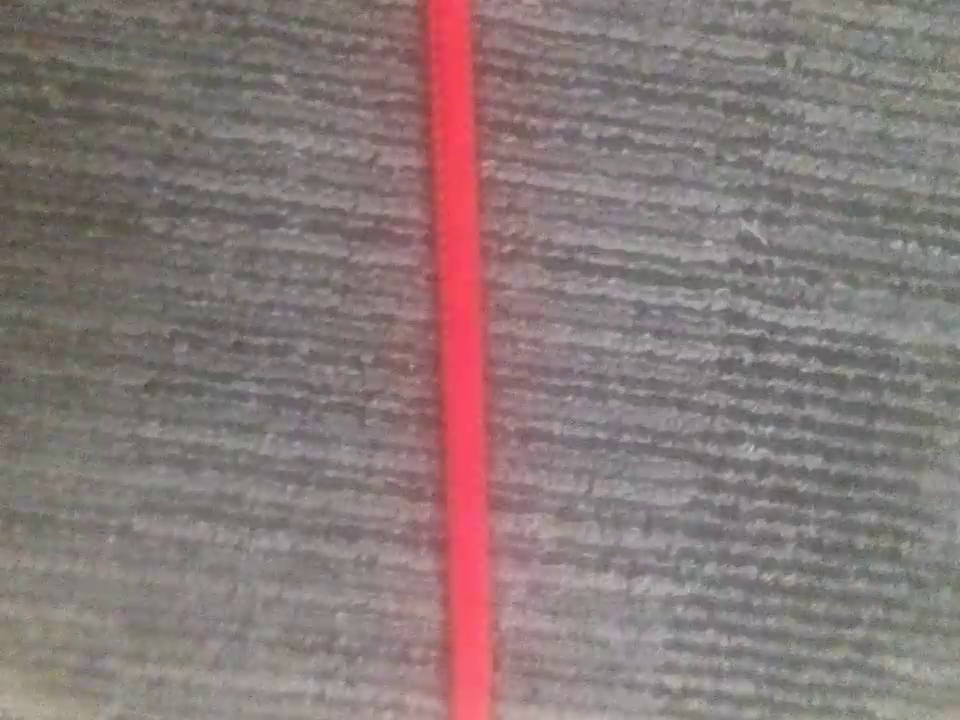
#> input picture picture10.png, 960 x 720 px
$ python test.py
#> lines starting #> are read from the running program, lines starting #| are printed output that depends on the picture; after the words box and inside, x2 and y2 are one past the last pixel; in counts of white or black regions, pixels touching at a corner belong together
import cv2
import numpy as np

def nothing(x):
    pass

# Load image
image = cv2.imread('picture10.png')
#> image is the input picture: shape (720, 960, 3); mean B, G, R 120.1, 120.8, 136.1

# Create a window
cv2.namedWindow('image')

# Create trackbars for color change
# Hue is from 0-179 for Opencv
cv2.createTrackbar('HMin', 'image', 0, 179, nothing)
#> slider 'HMin' is set to 35
cv2.createTrackbar('SMin', 'image', 0, 255, nothing)
#> slider 'SMin' is set to 51
cv2.createTrackbar('VMin', 'image', 0, 255, nothing)
#> slider 'VMin' is set to 51
cv2.createTrackbar('HMax', 'image', 0, 179, nothing)
#> slider 'HMax' is set to 179
cv2.createTrackbar('SMax', 'image', 0, 255, nothing)
#> slider 'SMax' is set to 255
cv2.createTrackbar('VMax', 'image', 0, 255, nothing)
#> slider 'VMax' is set to 255

# Set default value for Max HSV trackbars
cv2.setTrackbarPos('HMax', 'image', 179)
cv2.setTrackbarPos('SMax', 'image', 255)
cv2.setTrackbarPos('VMax', 'image', 255)

# Initialize HSV min/max values
hMin = sMin = vMin = hMax = sMax = vMax = 0
phMin = psMin = pvMin = phMax = psMax = pvMax = 0

while(1):
    # Get current positions of all trackbars
    hMin = cv2.getTrackbarPos('HMin', 'image')
    sMin = cv2.getTrackbarPos('SMin', 'image')
    vMin = cv2.getTrackbarPos('VMin', 'image')
    hMax = cv2.getTrackbarPos('HMax', 'image')
    sMax = cv2.getTrackbarPos('SMax', 'image')
    vMax = cv2.getTrackbarPos('VMax', 'image')

    # Set minimum and maximum HSV values to display
    lower = np.array([hMin, sMin, vMin])
    upper = np.array([hMax, sMax, vMax])

    # Convert to HSV format and color threshold
    hsv = cv2.cvtColor(image, cv2.COLOR_BGR2HSV)
#> hsv: shape (720, 960, 3); mean H, S, V 75.5, 28.9, 136.3
    mask = cv2.inRange(hsv, lower, upper)
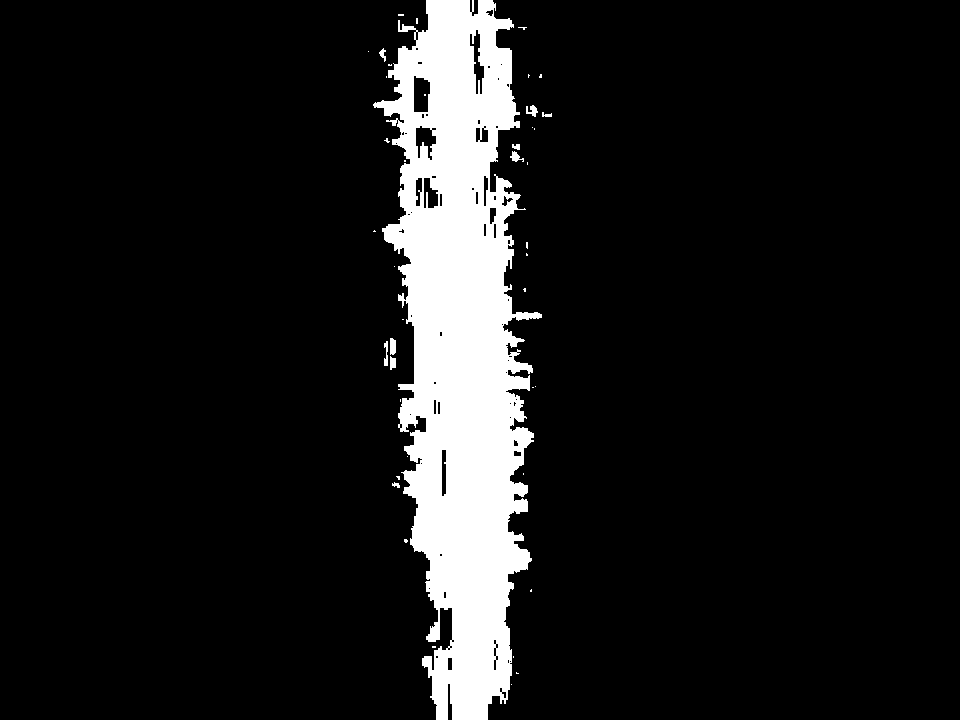
#> mask: shape (720, 960); 10.1% white; 42 white regions (32 under 20 px), largest, box (x1, y1, x2, y2) and area: (373, 0, 542, 720) 68806, (390, 338, 396, 355) 93, (526, 105, 538, 117) 82
    result = cv2.bitwise_and(image, image, mask=mask)
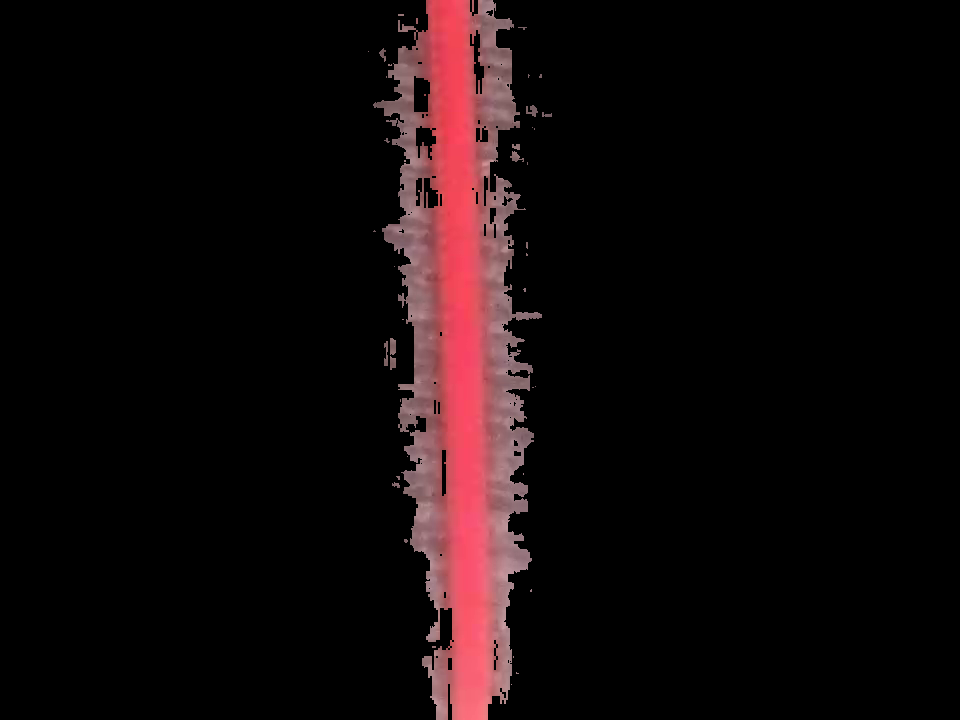
#> result: shape (720, 960, 3); mean B, G, R 10.6, 9.6, 18.9

    # Print if there is a change in HSV value
    if((phMin != hMin) | (psMin != sMin) | (pvMin != vMin) | (phMax != hMax) | (psMax != sMax) | (pvMax != vMax) ):
        print("(hMin = %d , sMin = %d, vMin = %d), (hMax = %d , sMax = %d, vMax = %d)" % (hMin , sMin , vMin, hMax, sMax , vMax))
        phMin = hMin
        psMin = sMin
        pvMin = vMin
        phMax = hMax
        psMax = sMax
        pvMax = vMax

    # Display result image
    cv2.imshow('image', result)
    if cv2.waitKey(10) & 0xFF == ord('q'):
#> (key q is pressed here)
        break

cv2.destroyAllWindows()

$ run again, with picture0.png copied over picture10.png
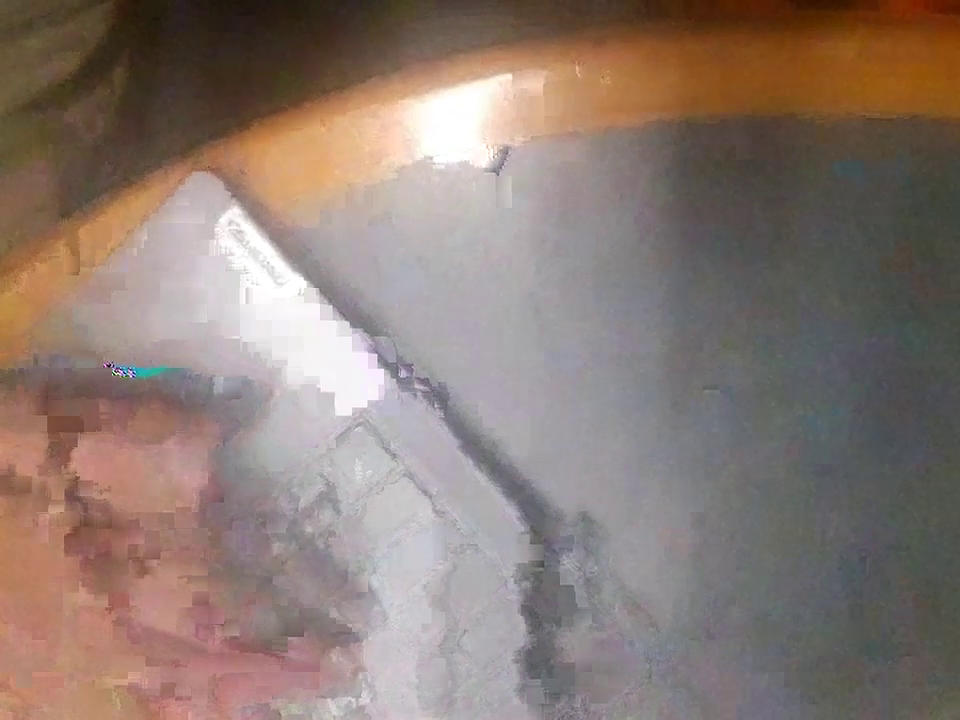
#> input picture picture0.png, 960 x 720 px
#> image is the input picture: shape (720, 960, 3); mean B, G, R 115.2, 122.9, 139.6
#> hsv: shape (720, 960, 3); mean H, S, V 69.4, 54.1, 141
#> `mask = cv2.inRange(hsv, lower, upper)`:
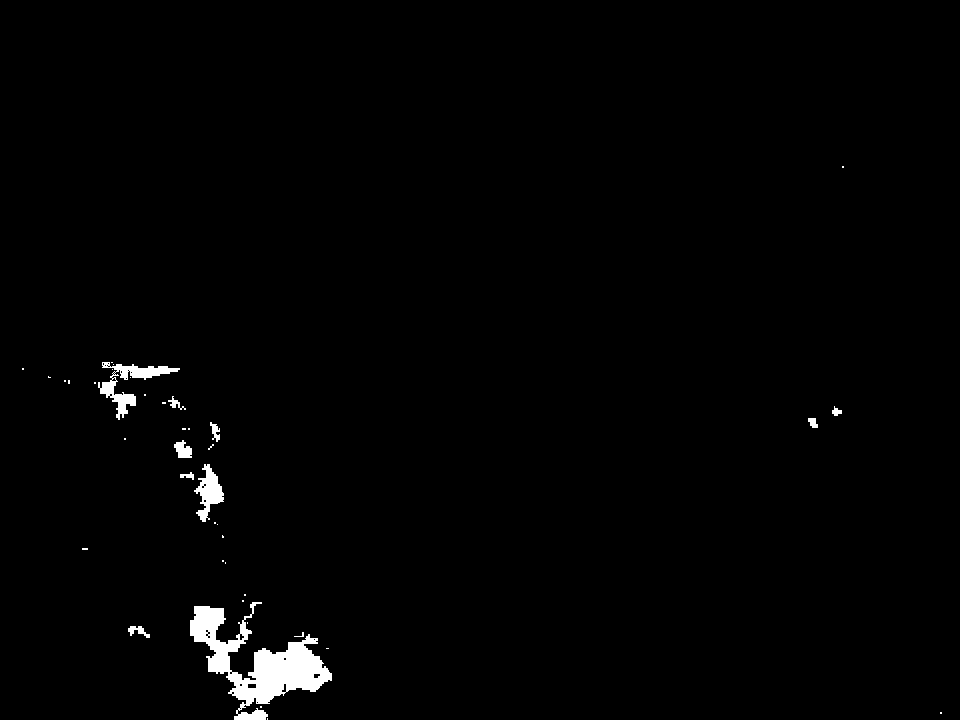
#> mask: shape (720, 960); 1.3% white; 40 white regions (30 under 20 px), largest, box (x1, y1, x2, y2) and area: (190, 602, 332, 720) 6050, (98, 362, 180, 420) 1211, (194, 464, 224, 522) 811

$ run again, with picture2.png copied over picture10.png
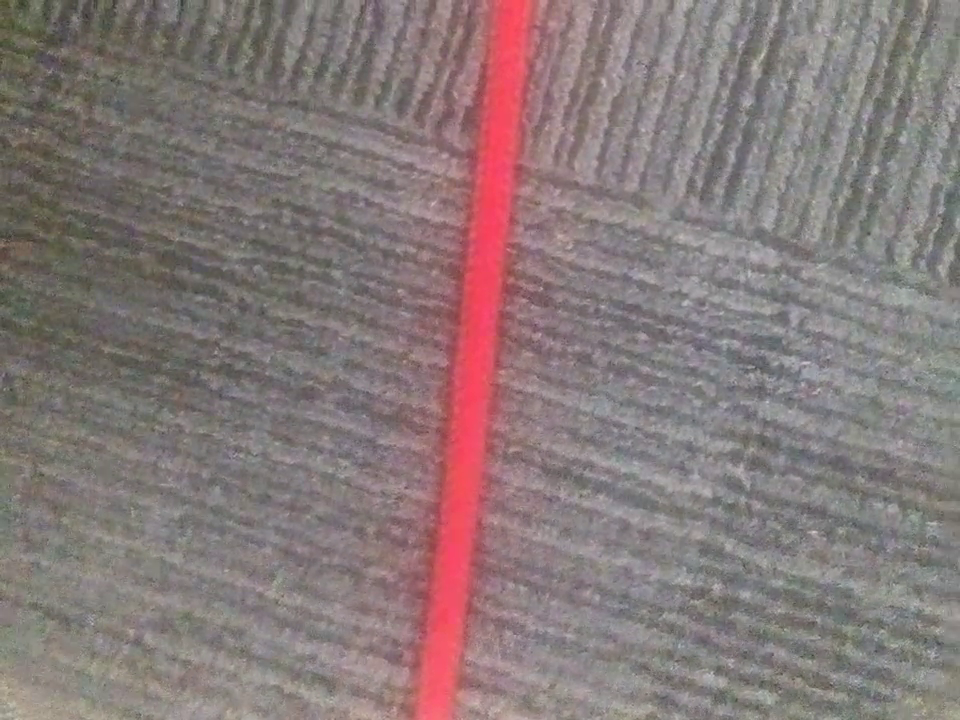
#> input picture picture2.png, 960 x 720 px
#> image is the input picture: shape (720, 960, 3); mean B, G, R 120.8, 121.2, 135.1
#> hsv: shape (720, 960, 3); mean H, S, V 81.1, 28.3, 135.8
#> `mask = cv2.inRange(hsv, lower, upper)`:
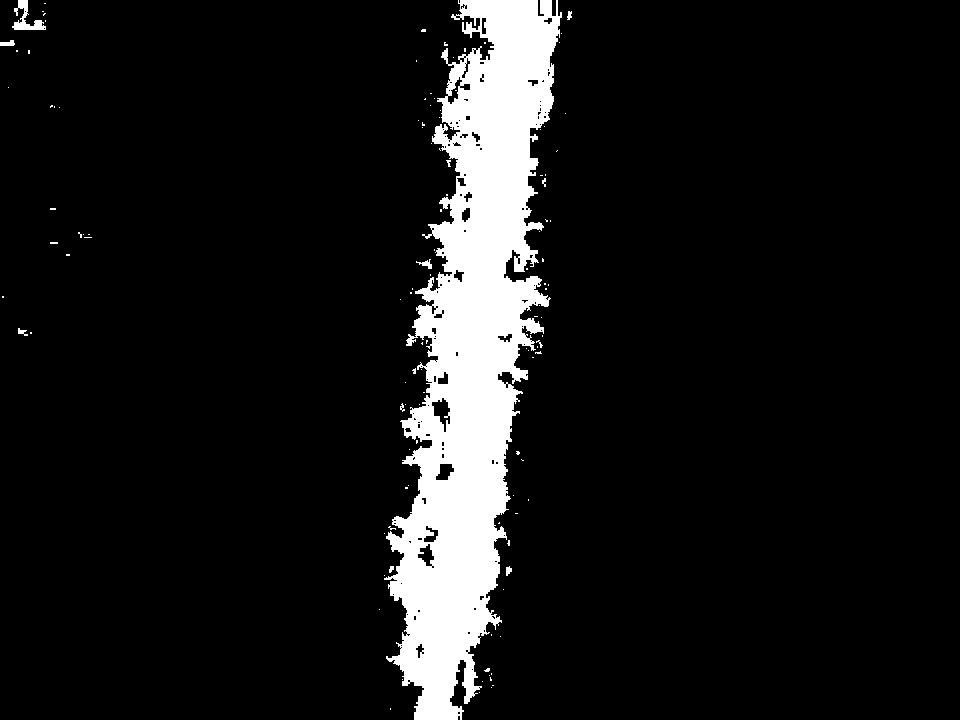
#> mask: shape (720, 960); 9.2% white; 117 white regions (106 under 20 px), largest, box (x1, y1, x2, y2) and area: (384, 0, 562, 720) 62743, (12, 0, 46, 30) 397, (0, 40, 15, 46) 66
#> `result = cv2.bitwise_and(image, image, mask=mask)`:
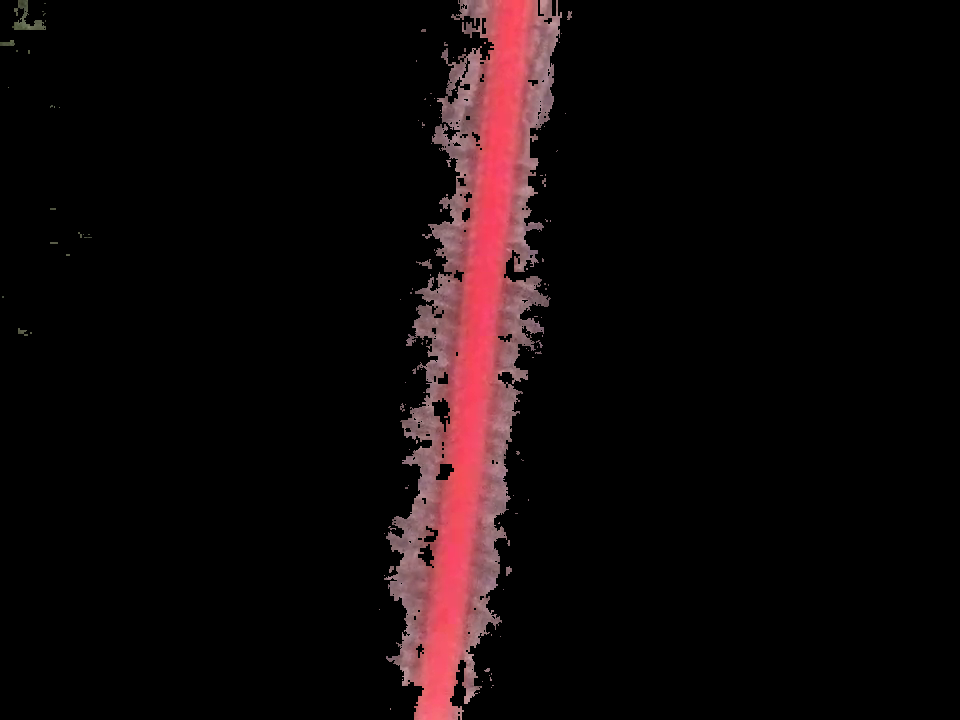
#> result: shape (720, 960, 3); mean B, G, R 9.7, 8.8, 17.2
